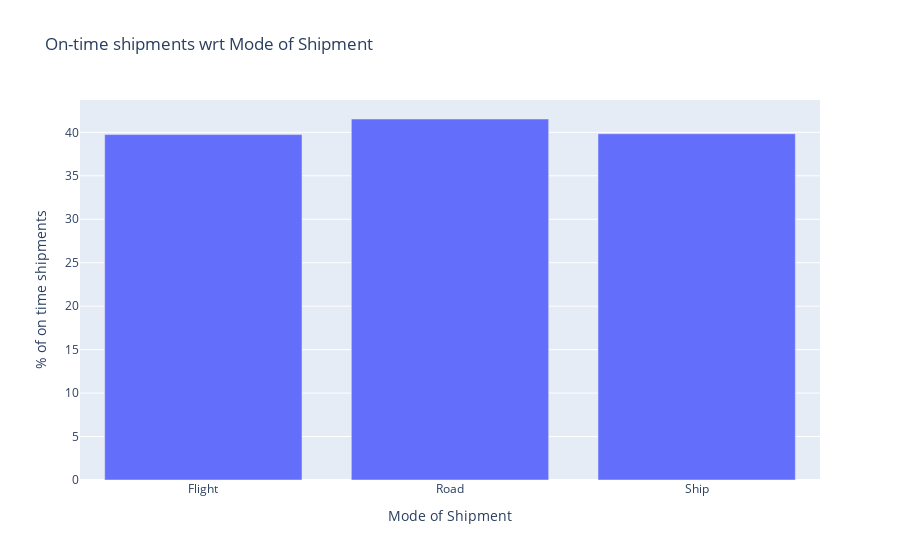

Notebook code cell kept with this figure:
### Code cell
#trace1=go.Bar(x=['Flight','Road','Ship'],y=[849,822,3600],name='Not on time')
trace1=go.Bar(x=['Flight','Road','Ship'],y=[(560/1409)*100,(584/1406)*100,(2384/5984)*100])
trans_bar=[trace1]
layout=dict(title='On-time shipments wrt Mode of Shipment',xaxis=dict(title='Mode of Shipment'),yaxis=dict(title='% of on time shipments'),barmode='stack')
fig=dict(data=trans_bar,layout=layout)
offline.iplot(fig)

### Figure 1 — Plotly figure (JSON) as saved in the notebook; plotly's stock layout.template omitted (floating-point values rounded to 4 significant figures)
{"data": [{"type": "bar", "x": ["Flight", "Road", "Ship"], "y": [39.74, 41.54, 39.84]}], "layout": {"barmode": "stack", "title": {"text": "On-time shipments wrt Mode of Shipment"}, "xaxis": {"title": {"text": "Mode of Shipment"}, "type": "category", "range": [-0.5, 2.5], "autorange": true}, "yaxis": {"title": {"text": "% of on time shipments"}, "type": "linear", "range": [0, 43.72], "autorange": true}, "autosize": true}}
